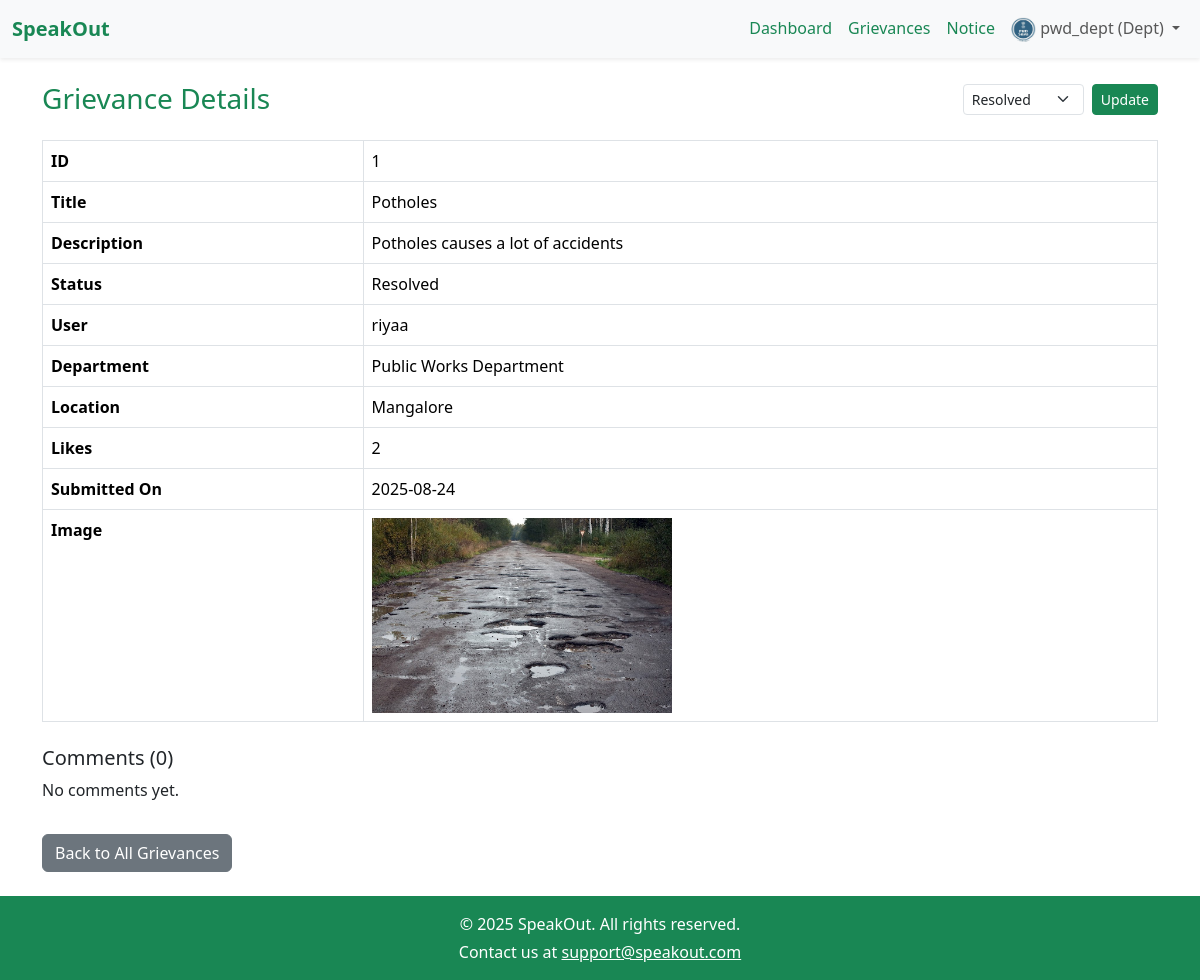
The page /department/view_grievance/1 (signed in) on the database its author committed.
### models.py (models this page shows, shortened)
class Department(db.Model):
    id = db.Column(db.Integer, primary_key=True)
    name = db.Column(db.String(100), nullable=False, unique=True)
    username = db.Column(db.String(80), nullable=False, unique=True)
    password = db.Column(db.String(200), nullable=False)
    profile_pic = db.Column(db.String(200), default="default_department.png")
    grievances = db.relationship("Grievance", backref="department", lazy=True)

class Grievance(db.Model):
    id = db.Column(db.Integer, primary_key=True)
    user_id = db.Column(db.Integer, db.ForeignKey('user.id'), nullable=False)
    title = db.Column(db.String(100), nullable=False)
    description = db.Column(db.Text, nullable=False)
    category = db.Column(db.String(50))
    location = db.Column(db.String(200), nullable=False)
    status = db.Column(db.String(20), default='Pending')
    created_at = db.Column(db.DateTime, default=datetime.utcnow)
    updated_at = db.Column(db.DateTime, onupdate=datetime.utcnow)
    image = db.Column(db.String(255))
    comments = db.relationship('Comment', backref='grievance', lazy=True)
    department_id = db.Column(db.Integer, db.ForeignKey('department.id'), nullable=True)

class User(db.Model):
    id = db.Column(db.Integer, primary_key=True)
    username = db.Column(db.String(50), unique=True, nullable=False)
    email = db.Column(db.String(120), unique=True, nullable=True)
    password = db.Column(db.String(100), nullable=False)
    grievances = db.relationship('Grievance', backref='user', lazy=True)
    location = db.Column(db.String(100), nullable=False)
    profile_pic = db.Column(db.String(200), default='default_profile.png')

### app.py (the view)
@app.route('/department/view_grievance/<int:id>')
def d_view_grievance(id):
    if 'department_id' not in session or session.get('role') != 'department':
        flash("Please log in as a department.", "warning")
        return redirect(url_for('login'))
    grievance = Grievance.query.get_or_404(id)
    if grievance.department_id != session['department_id']:
        flash("You cannot access grievances from another department!", "danger")
        return redirect(url_for('d_dashboard'))
    comments = Comment.query.filter_by(grievance_id=grievance.id).order_by(Comment.timestamp.desc()).all()
    like_count = Like.query.filter_by(grievance_id=id).count()
    return render_template(
        'department/d_view_grievance.html',
        grievance=grievance,
        comments=comments,
        like_count=like_count
    )

### templates/department/d_view_grievance.html (shortened to what this page needs)
{% extends "base.html" %}
{% block content %}
<div class="d-flex justify-content-between align-items-center mb-4">
  <h3 class="text-success m-0">Grievance Details</h3>
  <form method="POST" action="{{ url_for('update_grievance_status', grievance_id=grievance.id) }}" class="d-flex align-items-center">
    <select class="form-select form-select-sm me-2" name="status" required>
      <option value="Resolved" {% if grievance.status == "Resolved" %}selected{% endif %}>Resolved</option>
    </select>
    <button type="submit" class="btn btn-sm btn-success">Update</button>
  </form>
</div>
  <table class="table table-bordered">
    <tr><th>ID</th><td>{{ grievance.id }}</td></tr>
    <tr><th>Title</th><td>{{ grievance.title }}</td></tr>
    <tr><th>Description</th><td>{{ grievance.description }}</td></tr>
    <tr><th>Status</th><td>{{ grievance.status }}</td></tr>
    <tr><th>User</th><td>{{ grievance.user.username }}</td></tr>
    <tr><th>Department</th><td>{{ grievance.department.name }}</td></tr>
    <tr><th>Location</th><td>{{ grievance.location }}</td></tr>
    <tr><th>Likes</th><td>{{ like_count }}</td></tr>
    <tr><th>Submitted On</th><td>{{ grievance.created_at.strftime('%Y-%m-%d') }}</td></tr>
    <tr>
      <th>Image</th>
      <td>
        {% if grievance.image %}
          <img src="{{ url_for('static', filename='uploads/' ~ grievance.image) }}"
               alt="Grievance Image"
               style="max-width:300px; height:auto;">
        {% else %}
          No image provided.
        {% endif %}
      </td>
    </tr>
  </table>
  <h5 class="mt-4">Comments ({{ comments|length }})</h5>
  {% if comments %}
    <ul class="list-group">
      {% for c in comments %}
        <li class="list-group-item">
          <strong>{{ c.user.username }}:</strong> {{ c.message }}
          <small class="text-muted float-end">{{ c.timestamp.strftime('%Y-%m-%d %H:%M') }}</small>
        </li>
      {% endfor %}
    </ul>
  {% else %}
    <p>No comments yet.</p>
  {% endif %}
  <a href="{{ url_for('d_all_grievances') }}" class="btn btn-secondary mt-3">Back to All Grievances</a>
</div>
{% endblock %}

### templates/base.html (shortened to what this page needs)
<!doctype html>
<html lang="en">
<head>
    <link href="https://cdn.jsdelivr.net/npm/bootstrap@5.3.7/dist/css/bootstrap.min.css" rel="stylesheet"
>
</head>
<body class="d-flex flex-column min-vh-100">
<nav class="navbar navbar-expand-lg navbar-light bg-light shadow-sm">
  <div class="container-fluid">
    <a class="navbar-brand fw-bold text-success" href="{{ url_for('index') }}">SpeakOut</a>
    <div class="collapse navbar-collapse" id="navbarNavDropdown">
      <ul class="navbar-nav ms-auto">
        {% if session.get('role') == 'admin' %}
          <ul class="navbar-nav ms-auto">
  <li class="nav-item">
    <a class="nav-link text-success" href="{{ url_for('a_dashboard') }}">Dashboard</a>
  </li>
  <li class="nav-item">
    <a class="nav-link text-success" href="{{ url_for('a_view_grievances') }}">Grievances</a>
  </li>
  <li class="nav-item">
    <a class="nav-link text-success" href="{{ url_for('a_view_notices') }}">Notices</a>
  </li>
  <li class="nav-item dropdown">
    <a class="nav-link dropdown-toggle text-success" id="navbarDropdownAdmin" role="button" data-bs-toggle="dropdown" aria-expanded="false">
      {{ session.get('username') }} (Admin)
    </a>
    <ul class="dropdown-menu dropdown-menu-end" aria-labelledby="navbarDropdownAdmin">
      <li><a class="dropdown-item text-success" href="{{ url_for('a_manage_users') }}">Manage Users</a></li>
      <li><a class="dropdown-item text-success" href="{{ url_for('a_manage_departments') }}">Manage Departments</a></li>
      <li><hr class="dropdown-divider"></li>
      <li><a class="dropdown-item text-danger" href="{{ url_for('logout') }}">Logout</a></li>
    </ul>
  </li>
</ul>
        {% elif session.get('role') == 'department' %}
          <li class="nav-item"><a class="nav-link text-success" href="{{ url_for('d_dashboard') }}">Dashboard</a></li>
          <li class="nav-item"><a class="nav-link text-success" href="{{ url_for('d_all_grievances') }}">Grievances</a></li>
          <li class="nav-item"><a class="nav-link text-success" href="{{ url_for('d_notices') }}">Notice</a></li>
          <li class="nav-item dropdown">
            <a class="nav-link dropdown-toggle" id="navbarDropdownDept" role="button" data-bs-toggle="dropdown" aria-expanded="false">
              <img src="{{ url_for('static', filename='uploads/departments/' + (session.get('profile_pic') or 'default_department.png')) }}"
                   alt="" class="rounded-circle" style="width: 25px; height: 25px; object-fit: cover;">
              {{ session.get('username') }} (Dept)
            </a>
          </li>
        {% endif %}
      </ul>
    </div>
  </div>
</nav>
<main class="flex-grow-1">
    <div class="container py-4">
      {% block content %}
      {% endblock %}
  </main>
<footer class="mt-auto bg-success text-white text-center py-3">
  <div class="container">
    <p class="mb-1">&copy; 2025 SpeakOut. All rights reserved.</p>
    <p class="mb-0">Contact us at <a href="mailto:support@speakout.com" class="text-white text-decoration-underline">support@speakout.com</a></p>
  </div>
</footer>
</body>
</html>

### rows shown on the page
Department: get "pwd_dept", department.name "Public Works Department"
Grievance: status "Resolved", id "1", title "Potholes", description "Potholes causes a lot of accidents", location "Mangalore", created_at "2025-08-24", image (picture)
User: user.username "riyaa"

### other values the page prints
{{ like_count }} "2"
{{ comments|length }} "0"
